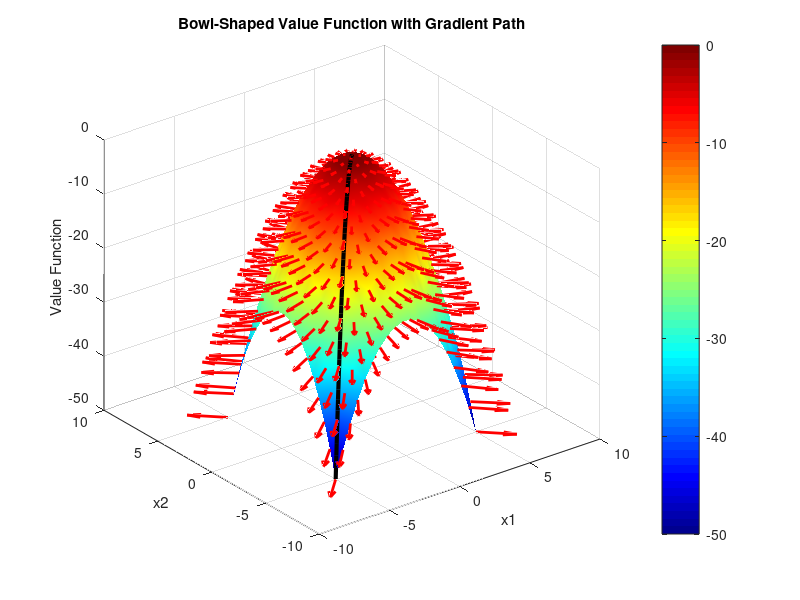

Source code (MATLAB):
% Define the range for x1 and x2
x1 = linspace(-5, 5, 20);  % Fewer points for gradient visualization
x2 = linspace(-5, 5, 20);

% Create a meshgrid for x1 and x2
[X1, X2] = meshgrid(x1, x2);

% Define the bowl-shaped function
Z = -(X1.^2 + X2.^2);

% Compute the gradients
[dx, dy] = gradient(Z);

% Plot the 3D surface
figure;
surf(X1, X2, Z);
hold on;

% Add labels and title
xlabel('x1');
ylabel('x2');
zlabel('Value Function');
title('Bowl-Shaped Value Function with Gradient Path');

% Plot the gradient vectors (quiver3 plots the vectors in 3D)
quiver3(X1, X2, Z, -dx, -dy, zeros(size(Z)), 'r', 'LineWidth', 2);

% Add the path that follows the gradient towards the origin
% (Example of a path toward (0, 0))
t = linspace(0, 1, 50);
x_path = -5 * (1 - t);  % Example path from (-5, -5) to (0, 0)
y_path = -5 * (1 - t);
z_path = -(x_path.^2 + y_path.^2);
plot3(x_path, y_path, z_path, 'k', 'LineWidth', 3);

% Enhance the appearance
shading interp;
colormap jet;
colorbar;

hold off;
